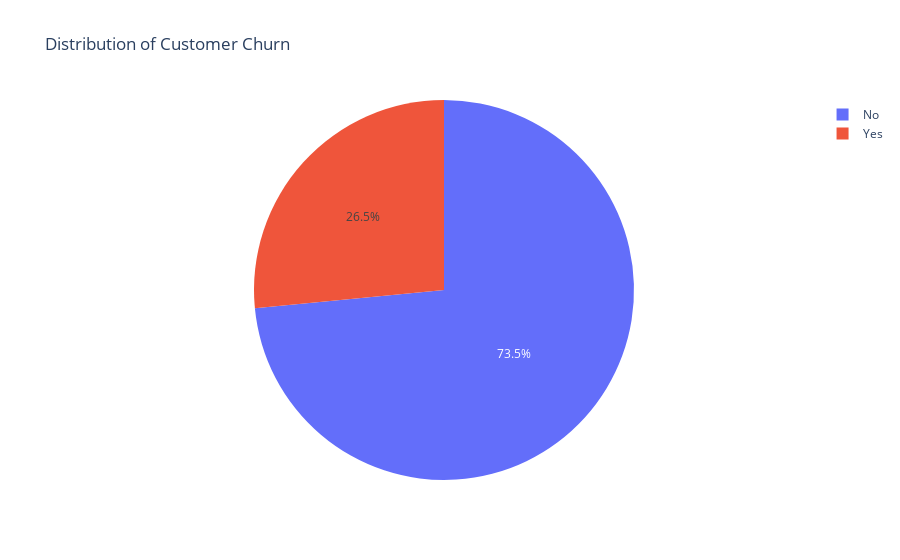

Notebook source saved alongside this figure:
### Code cell
import matplotlib.pyplot as plt
import seaborn as sns 
import plotly.express as px
import warnings
warnings.filterwarnings('ignore')

churn_counts= data['Churn'].value_counts()
fig2 = px.pie(names= churn_counts.keys(), values= churn_counts.values, title='Distribution of Customer Churn')
fig2.show()

### Figure 1 — Plotly figure (JSON) as saved in the notebook; plotly's stock layout.template omitted (floating-point values rounded to 4 significant figures)
{"data": [{"domain": {"x": [0, 1], "y": [0, 1]}, "hovertemplate": "label=%{label}<br>value=%{value}<extra></extra>", "labels": ["No", "Yes"], "legendgroup": "", "name": "", "showlegend": true, "type": "pie", "values": [5174, 1869]}], "layout": {"legend": {"tracegroupgap": 0}, "title": {"text": "Distribution of Customer Churn"}}}
